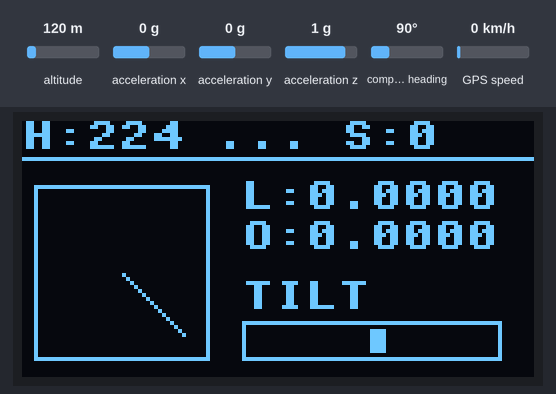
Bench run of a program on a simulated ESP32 board running MicroPython. Shown: 128×64 one-colour display. Inputs (shaded band) come from the test bench; at power-on: acceleration x 0 g, acceleration y 0 g, acceleration z 1 g, compass heading 90°, altitude 120 m, GPS speed 0 km/h. The GPS gets a fix after 3 s at 37.7749, -122.4194 with 8 satellites; library files of the repository ran but are not shown: ssd1306.py, mpu6500.py; what the program prints to the serial console is not drawn.

Above: at 1.2 s.
1.3 s: acceleration x set to -1.4 g
At 4.2 s:
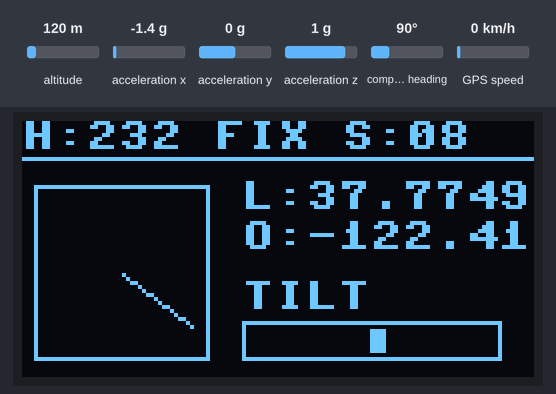
4.9 s: acceleration y set to -1.4 g
At 5.9 s:
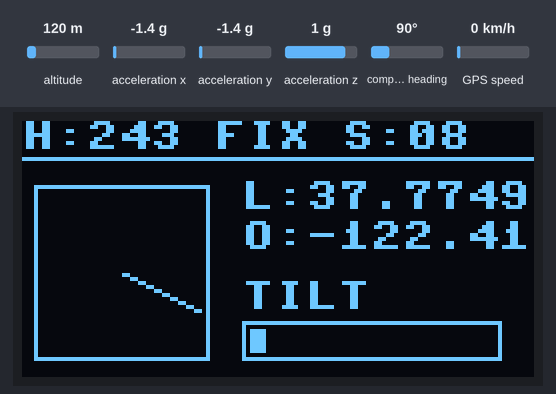
6.4 s: acceleration z set to -1.4 g
At 7.5 s:
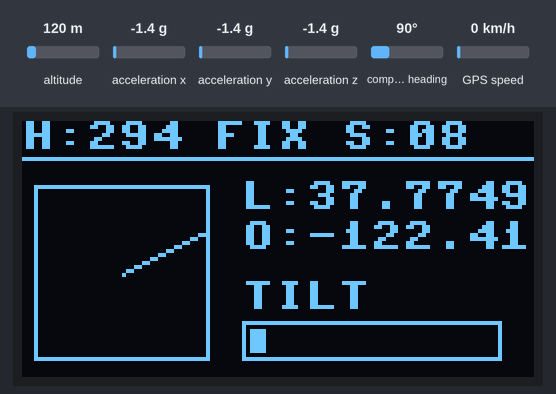
8.0 s: compass heading set to 7°
At 9.2 s:
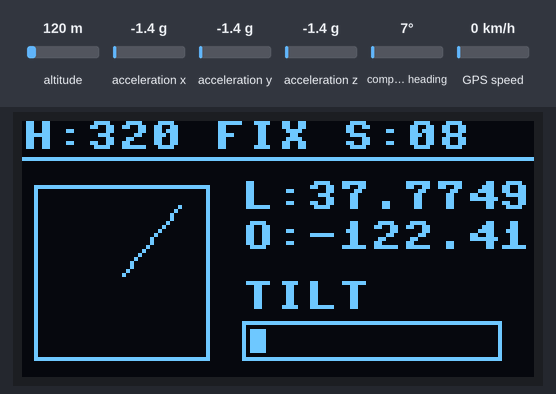
9.5 s: acceleration x set to -0.8 g
At 10.8 s:
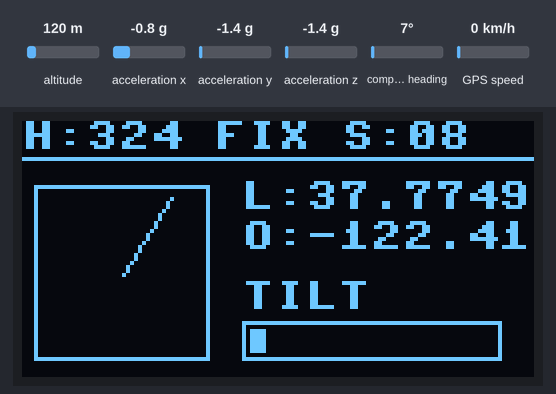
Timing chart, 0 to 12.0 s (numbered marks = the images above; inputs shaded):
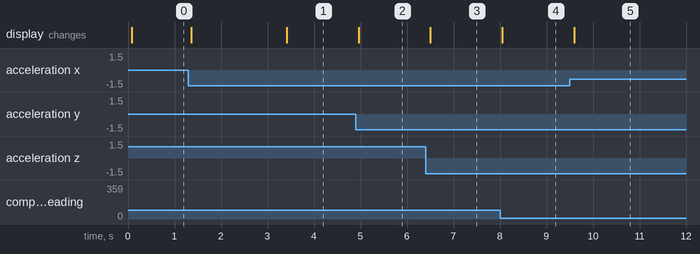

Measured:
- after the input at 4.9 s, the display: changes after 0.06 s (image 2)
- after the input at 6.4 s, the display: changes after 0.10 s (image 3)
- after the input at 8.0 s, the display: changes after 0.05 s (image 4)
- after the input at 9.5 s, the display: changes after 0.10 s (image 5)

The program:

main.py
```python
from machine import Pin, I2C, UART
import ssd1306
import mpu6500
import ak8963
import json
import time
import math

# --- Configuration ---
I2C_SDA, I2C_SCL = 4, 5
UART_ID, RX_PIN, TX_PIN, BAUD = 2, 26, 25, 9600

# --- User Calibration ---
MAG_BIAS  = (35.325, 66.525, 17.100)
MAG_SCALE = (1.029, 1.025, 0.950)
DECLINATION = 0.0

# --- Global State ---
gnss = {"lat": 0.0, "lon": 0.0, "alt": 0.0, "sats": "0", "fix": False}

# --- Initialization ---
i2c = I2C(1, sda=Pin(I2C_SDA), scl=Pin(I2C_SCL))
gps = UART(UART_ID)
gps.init(BAUD, bits=8, parity=None, stop=1, rx=RX_PIN, tx=TX_PIN)

oled = ssd1306.SSD1306_I2C(128, 64, i2c)
imu = mpu6500.MPU6500(i2c, address=0x68)
mag = ak8963.AK8963(i2c, address=0x0C)

def parse_coord(v, d):
    if not v or not d: return 0.0
    try:
        dot = v.find('.')
        dd, mm = int(v[:dot-2]), float(v[dot-2:])
        res = dd + (mm/60)
        return -res if d in 'SW' else res
    except: return 0.0

def update_gps():
    if gps.any():
        line = gps.readline()
        try:
            msg = line.decode('ascii').strip()
            if msg.startswith('$GNGGA') or msg.startswith('$GPGGA'):
                p = msg.split(',')
                gnss["sats"] = p[7]
                if p[6] != '0':
                    gnss["lat"] = parse_coord(p[2], p[3])
                    gnss["lon"] = parse_coord(p[4], p[5])
                    gnss["alt"] = float(p[9]) if p[9] else 0.0
                    gnss["fix"] = True
                else: gnss["fix"] = False
        except: pass

def draw_ui(hd, acc):
    oled.fill(0)

    # --- TOP LINE ---
    f_stat = "FIX" if gnss["fix"] else "..."
    oled.text(f"H:{int(hd):3d} {f_stat} S:{gnss['sats']}", 0, 0)
    oled.hline(0, 9, 128, 1)

    # --- COMPASS (Left) ---
    cx, cy, r = 25, 38, 22
    rad = math.radians(-hd)
    # Needle
    oled.line(cx, cy, int(cx+r*math.sin(rad)), int(cy-r*math.cos(rad)), 1)
    # Outer Frame
    oled.rect(cx-r, cy-r, r*2, r*2, 1)

    # --- DATA (Right) ---
    oled.text(f"L:{gnss['lat']:.4f}", 55, 15)
    oled.text(f"O:{gnss['lon']:.4f}", 55, 25)

    # --- LEVELER (Bottom Right) ---
    oled.text("TILT", 55, 40)
    lx, ly, lw, lh = 55, 50, 65, 10
    oled.rect(lx, ly, lw, lh, 1)
    bx = max(lx+2, min(lx+lw-6, int((lx+lw/2) + (acc[1]*lw/2))))
    oled.fill_rect(bx, ly+2, 4, lh-4, 1)

    oled.show()

def main():
    while True:
        update_gps()
        acc = imu.acceleration
        m = mag.magnetic

        # Calculate Tilt (Pitch/Roll)
        ax, ay, az = acc
        roll = math.degrees(math.atan2(ay, az))
        pitch = math.degrees(math.atan2(-ax, math.sqrt(ay*ay + az*az)))

        heading = 0.0
        if m:
            # Re-calculate roll/pitch in radians for heading compensation
            r_rad, p_rad = math.atan2(ay, az), math.atan2(-ax, math.sqrt(ay*ay + az*az))
            mx = (m[0]-MAG_BIAS[0])*MAG_SCALE[0]
            my = (m[1]-MAG_BIAS[1])*MAG_SCALE[1]
            mz = (m[2]-MAG_BIAS[2])*MAG_SCALE[2]

            mx_h = mx*math.cos(p_rad) + mz*math.sin(p_rad)
            my_h = mx*math.sin(r_rad)*math.sin(p_rad) + my*math.cos(r_rad) - mz*math.sin(r_rad)*math.cos(p_rad)
            heading = (math.degrees(math.atan2(mx_h, my_h)) + DECLINATION) % 360

        # Prepare data package
        data = {
            "heading": round(heading, 2),
            "pitch": round(pitch, 2),
            "roll": round(roll, 2),
            "lat": gnss["lat"],
            "lon": gnss["lon"],
            "alt": gnss["alt"],
            "fix": gnss["fix"],
            "sats": int(gnss["sats"])
        }

        # Output JSON to Serial
        print(json.dumps(data))

        # Update OLED
        draw_ui(heading, acc)

        time.sleep(0.1) # 10Hz output

if __name__ == "__main__":
    main()
```

ak8963.py
```python
import machine
import time

class AK8963:
    def __init__(self, i2c, address=0x0C):
        self.i2c = i2c
        self.address = address
        self.init_sensor()

    def init_sensor(self):
        # Power down first
        self.i2c.writeto_mem(self.address, 0x0A, b'\x00')
        time.sleep(0.01)
        # Set to Continuous measurement mode 2 (100Hz, 16-bit)
        self.i2c.writeto_mem(self.address, 0x0A, b'\x16')
        time.sleep(0.01)

    def _read_word(self, reg):
        # AK8963 is little-endian (unlike MPU)
        data = self.i2c.readfrom_mem(self.address, reg, 2)
        value = (data[1] << 8) | data[0]
        if value > 32767:
            value -= 65536
        return value

    @property
    def magnetic(self):
        """Returns (x, y, z) magnetic field in uT"""
        # Check ST1 register if data is ready
        st1 = self.i2c.readfrom_mem(self.address, 0x02, 1)[0]
        if not (st1 & 0x01):
            return None # Data not ready

        raw_x = self._read_word(0x03)
        raw_y = self._read_word(0x05)
        raw_z = self._read_word(0x07)

        # Read ST2 to finish the measurement
        self.i2c.readfrom_mem(self.address, 0x09, 1)

        # Scale for 16-bit (0.15 uT/LSB)
        scale = 0.15
        return (raw_x * scale, raw_y * scale, raw_z * scale)
```
